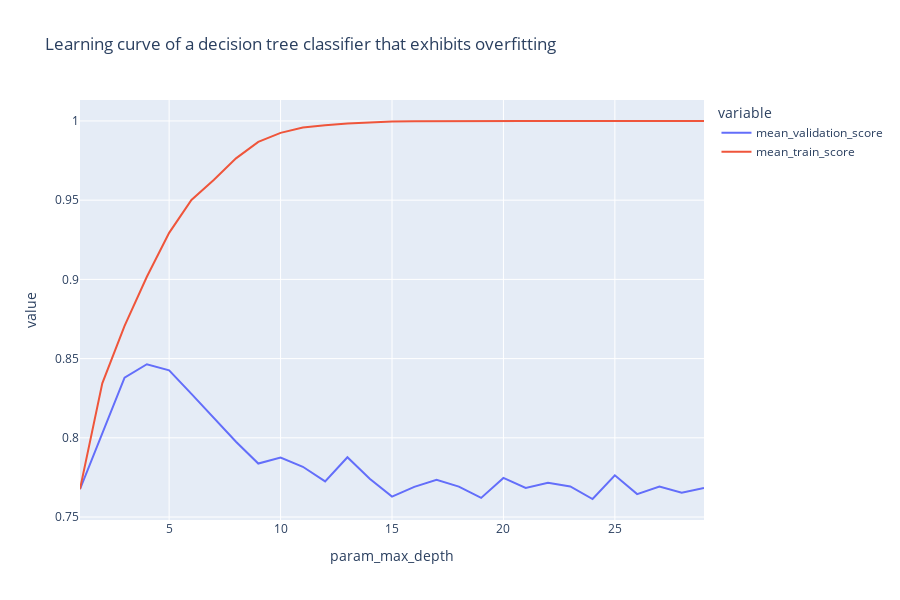

Notebook cell for this chart:
### Code cell
px.line(grid_search_results, x='param_max_depth', y=['mean_validation_score', 'mean_train_score'],
        title="Learning curve of a decision tree classifier that exhibits overfitting", height=600)

### Figure 1 — Plotly figure (JSON) as saved in the notebook; plotly's stock layout.template omitted (floating-point values rounded to 4 significant figures)
{"data": [{"hovertemplate": "variable=mean_validation_score<br>param_max_depth=%{x}<br>value=%{y}<extra></extra>", "legendgroup": "mean_validation_score", "line": {"color": "#636efa", "dash": "solid"}, "marker": {"symbol": "circle"}, "mode": "lines", "name": "mean_validation_score", "orientation": "v", "showlegend": true, "type": "scatter", "x": [1, 2, 3, 4, 5, 6, 7, 8, 9, 10, 11, 12, 13, 14, 15, 16, 17, 18, 19, 20, 21, 22, 23, 24, 25, 26, 27, 28, 29], "xaxis": "x", "y": [0.7676, 0.8028, 0.8379, 0.8465, 0.8426, 0.8278, 0.8125, 0.7976, 0.7838, 0.7875, 0.7817, 0.7725, 0.7878, 0.7742, 0.7629, 0.769, 0.7735, 0.7692, 0.7621, 0.7747, 0.7684, 0.7716, 0.7693, 0.7614, 0.7763, 0.7645, 0.7692, 0.7653, 0.7684], "yaxis": "y"}, {"hovertemplate": "variable=mean_train_score<br>param_max_depth=%{x}<br>value=%{y}<extra></extra>", "legendgroup": "mean_train_score", "line": {"color": "#EF553B", "dash": "solid"}, "marker": {"symbol": "circle"}, "mode": "lines", "name": "mean_train_score", "orientation": "v", "showlegend": true, "type": "scatter", "x": [1, 2, 3, 4, 5, 6, 7, 8, 9, 10, 11, 12, 13, 14, 15, 16, 17, 18, 19, 20, 21, 22, 23, 24, 25, 26, 27, 28, 29], "xaxis": "x", "y": [0.7676, 0.8344, 0.8707, 0.9017, 0.9294, 0.9502, 0.9627, 0.9764, 0.9868, 0.9925, 0.9959, 0.9974, 0.9983, 0.9991, 0.9996, 0.9998, 1.0, 1.0, 1.0, 1.0, 1.0, 1.0, 1.0, 1.0, 1.0, 1.0, 1.0, 1.0, 1.0], "yaxis": "y"}], "layout": {"height": 600, "legend": {"title": {"text": "variable"}, "tracegroupgap": 0}, "title": {"text": "Learning curve of a decision tree classifier that exhibits overfitting"}, "xaxis": {"anchor": "y", "domain": [0, 1], "title": {"text": "param_max_depth"}}, "yaxis": {"anchor": "x", "domain": [0, 1], "title": {"text": "value"}}}}
